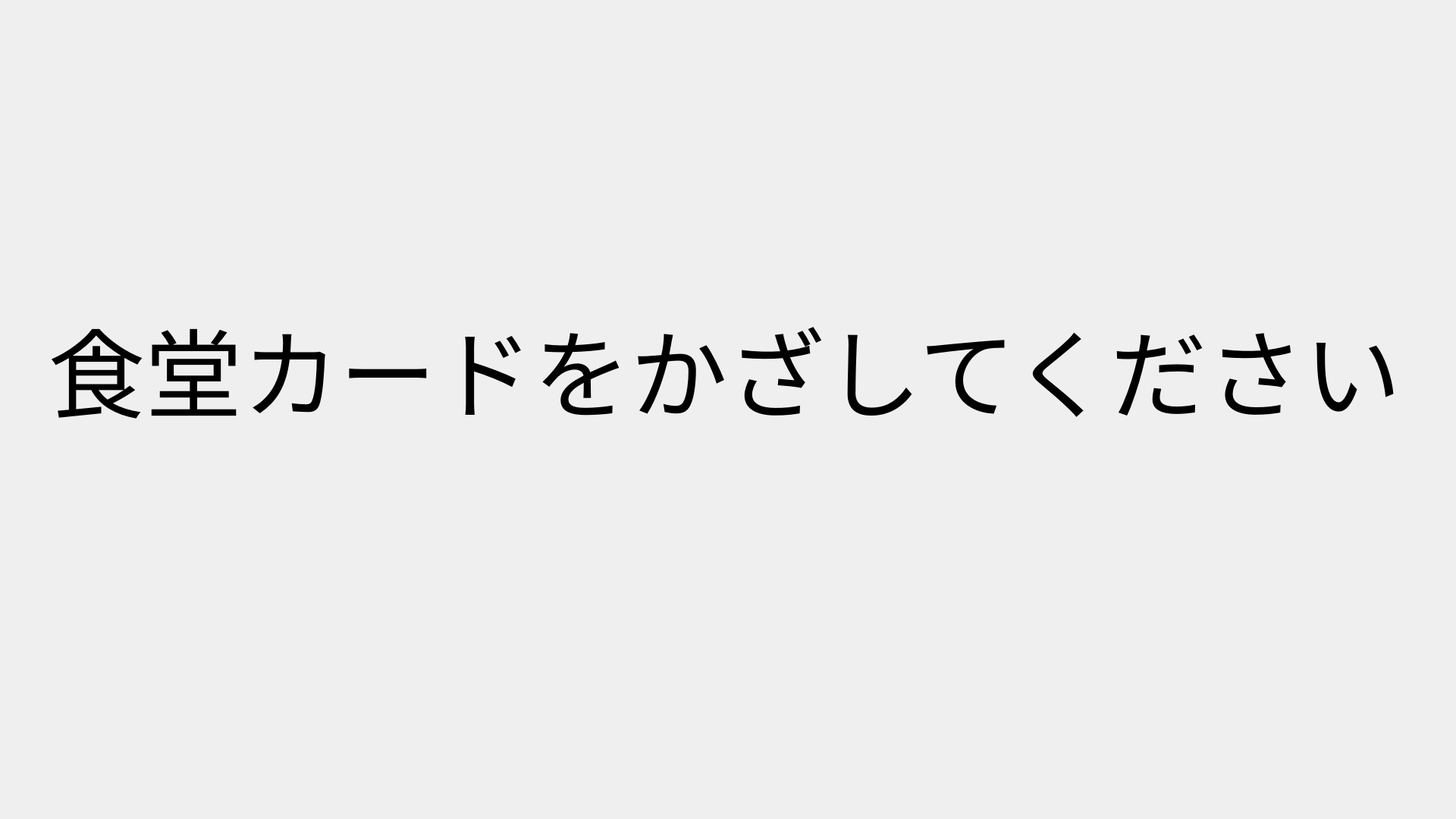
<?xml version="1.0" encoding="UTF-8"?>
<ui version="4.0">
 <class>MainWindow</class>
 <widget class="QMainWindow" name="MainWindow">
  <property name="geometry">
   <rect>
    <x>0</x>
    <y>0</y>
    <width>1920</width>
    <height>1080</height>
   </rect>
  </property>
  <property name="windowTitle">
   <string>MainWindow</string>
  </property>
  <widget class="QWidget" name="centralwidget">
   <widget class="QLabel" name="label">
    <property name="geometry">
     <rect>
      <x>20</x>
      <y>400</y>
      <width>1871</width>
      <height>171</height>
     </rect>
    </property>
    <property name="font">
     <font>
      <pointsize>96</pointsize>
     </font>
    </property>
    <property name="layoutDirection">
     <enum>Qt::LeftToRight</enum>
    </property>
    <property name="text">
     <string>食堂カードをかざしてください</string>
    </property>
    <property name="alignment">
     <set>Qt::AlignCenter</set>
    </property>
   </widget>
  </widget>
 </widget>
 <resources/>
 <connections/>
</ui>
